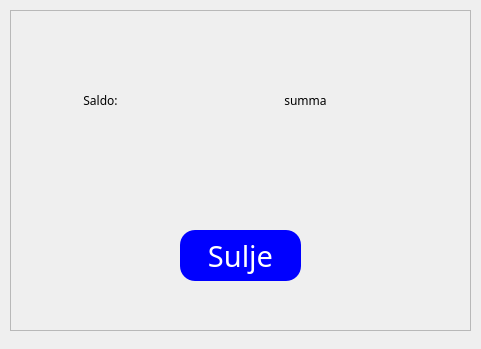
<?xml version="1.0" encoding="UTF-8"?>
<ui version="4.0">
 <class>saldo</class>
 <widget class="QDialog" name="saldo">
  <property name="geometry">
   <rect>
    <x>0</x>
    <y>0</y>
    <width>481</width>
    <height>349</height>
   </rect>
  </property>
  <property name="windowTitle">
   <string>Dialog</string>
  </property>
  <property name="styleSheet">
   <string notr="true"> *{font-family: century gothic;
color:white;}\nQPushButton\n{\nbackground:blue;\nborder-radius:60px;\n}\nQPushButton\n{\ncolor:white;\nborder-radius:15px;\n}\nQPushButton:hover\n{\ncolor:;\nborder-radius:15px\n}
QFrame
{
background:rgb(25,40,209);
border-radius:15px;
}
</string>
  </property>
  <widget class="QFrame" name="frame">
   <property name="geometry">
    <rect>
     <x>10</x>
     <y>10</y>
     <width>461</width>
     <height>321</height>
    </rect>
   </property>
   <property name="frameShape">
    <enum>QFrame::StyledPanel</enum>
   </property>
   <property name="frameShadow">
    <enum>QFrame::Raised</enum>
   </property>
   <widget class="QLabel" name="label">
    <property name="enabled">
     <bool>true</bool>
    </property>
    <property name="geometry">
     <rect>
      <x>40</x>
      <y>60</y>
      <width>101</width>
      <height>61</height>
     </rect>
    </property>
    <property name="font">
     <font>
      <family>century gothic</family>
     </font>
    </property>
    <property name="text">
     <string>Saldo:</string>
    </property>
    <property name="alignment">
     <set>Qt::AlignCenter</set>
    </property>
   </widget>
   <widget class="QLabel" name="label_2">
    <property name="geometry">
     <rect>
      <x>190</x>
      <y>60</y>
      <width>211</width>
      <height>61</height>
     </rect>
    </property>
    <property name="font">
     <font>
      <family>century gothic</family>
     </font>
    </property>
    <property name="styleSheet">
     <string notr="true"/>
    </property>
    <property name="text">
     <string>summa</string>
    </property>
    <property name="alignment">
     <set>Qt::AlignCenter</set>
    </property>
   </widget>
   <widget class="QPushButton" name="btnpois">
    <property name="geometry">
     <rect>
      <x>170</x>
      <y>220</y>
      <width>121</width>
      <height>51</height>
     </rect>
    </property>
    <property name="font">
     <font>
      <family>century gothic</family>
      <pointsize>22</pointsize>
     </font>
    </property>
    <property name="styleSheet">
     <string notr="true"> *{font-family: century gothic;
color:white;}
QPushButton
{
background:blue;
border-radius:60px;
}
QPushButton
{
color:white;
border-radius:15px;
}
QPushButton:hover
{
color:;
border-radius:15px
}
QFrame
{
background:rgb(25,40,209);
border-radius:15px;
}
</string>
    </property>
    <property name="text">
     <string>Sulje</string>
    </property>
   </widget>
  </widget>
 </widget>
 <resources/>
 <connections/>
</ui>
